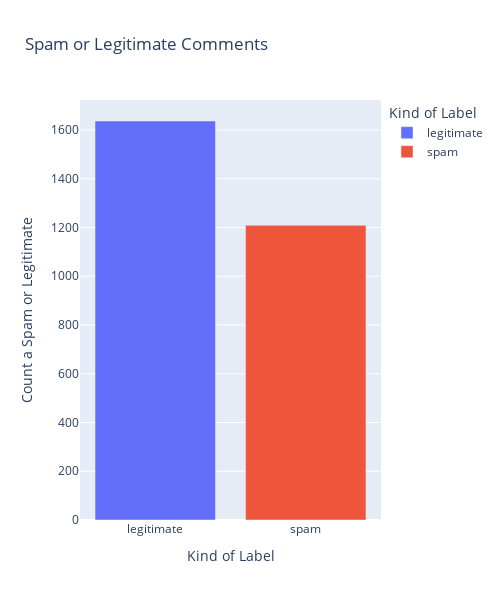

The code cell stored with this chart in its notebook:
### Markdown cell above
### Spam and Legitimate Comments Histogram

### Code cell
label = peak_time['Label'].value_counts().head(7)
label = pd.DataFrame(data=label)
label.reset_index(inplace=True)
label = label.rename(columns = {'index':'Kind of Label','Label':'Count a Spam or Legitimate'})
label

fig2 = px.bar(label, x='Kind of Label', y='Count a Spam or Legitimate', 
              color='Kind of Label', title = 'Spam or Legitimate Comments', width=500, height=600)
fig2.show()

### Figure 1 — Plotly figure (JSON) as saved in the notebook; plotly's stock layout.template omitted (floating-point values rounded to 4 significant figures)
{"data": [{"alignmentgroup": "True", "hovertemplate": "Kind of Label=%{x}<br>Count a Spam or Legitimate=%{y}<extra></extra>", "legendgroup": "legitimate", "marker": {"color": "#636efa", "pattern": {"shape": ""}}, "name": "legitimate", "offsetgroup": "legitimate", "orientation": "v", "showlegend": true, "textposition": "auto", "type": "bar", "x": ["legitimate"], "xaxis": "x", "y": [1637], "yaxis": "y"}, {"alignmentgroup": "True", "hovertemplate": "Kind of Label=%{x}<br>Count a Spam or Legitimate=%{y}<extra></extra>", "legendgroup": "spam", "marker": {"color": "#EF553B", "pattern": {"shape": ""}}, "name": "spam", "offsetgroup": "spam", "orientation": "v", "showlegend": true, "textposition": "auto", "type": "bar", "x": ["spam"], "xaxis": "x", "y": [1209], "yaxis": "y"}], "layout": {"barmode": "relative", "height": 600, "legend": {"title": {"text": "Kind of Label"}, "tracegroupgap": 0}, "title": {"text": "Spam or Legitimate Comments"}, "width": 500, "xaxis": {"anchor": "y", "categoryarray": ["legitimate", "spam"], "categoryorder": "array", "domain": [0, 1], "title": {"text": "Kind of Label"}}, "yaxis": {"anchor": "x", "domain": [0, 1], "title": {"text": "Count a Spam or Legitimate"}}}}
